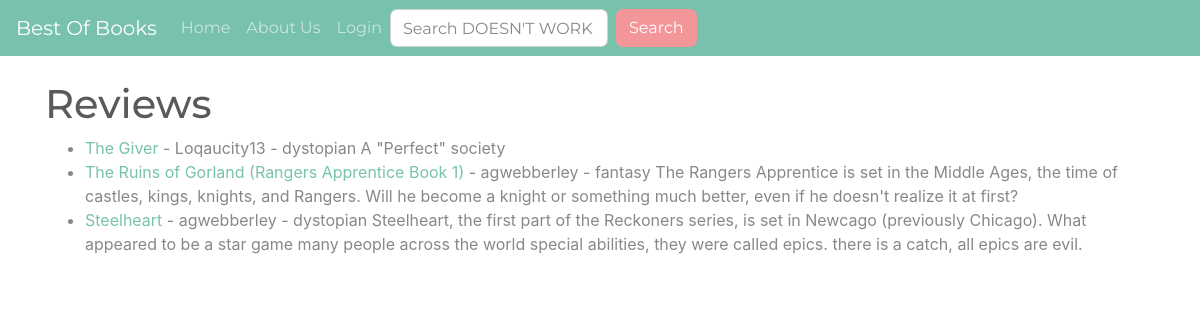
The app's page /, older data.
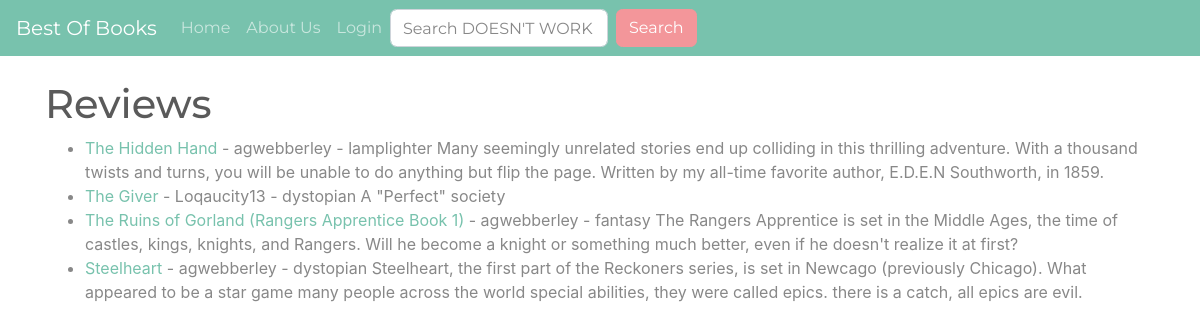
The same page, newer data.
### mainapp/models.py (models this page shows, shortened)
class Post(models.Model):
	title = models.CharField(max_length=255)
	slug = models.SlugField(max_length=255, null=False, unique=True)
	reviewer = models.ForeignKey(User, on_delete=models.CASCADE)
	author = models.CharField(max_length=255)
	pub_date = models.DateField()
	genre = models.CharField(max_length=255)
	should_know = models.CharField(max_length=500)
	snippit = models.CharField(max_length=255)
	body = models.TextField()

### mainapp/views.py (the view)
# urls.py: path('', HomeView.as_view(), name="home"),
class HomeView(ListView):
	model = Post
	template_name = "home.html"
	ordering = ['-pub_date']

### mainapp/templates/home.html (shortened to what this page needs)
{% extends 'base.html' %}
{% block content %}
<h1>Reviews</h1>
<ul>
{% for post in object_list %}
	<li><a href="{% url 'article-detail' post.slug  %}">{{ post.title }}</a> - {{ post.reviewer }} - {{ post.genre }}
	{{ post.snippit}}</li>
{%endfor%}
</ul>
{% endblock %}

### mainapp/templates/base.html (shortened to what this page needs)
<!DOCTYPE html>
<html lang="en">
  <head>
    <link rel="stylesheet" href="https://bootswatch.com/4/minty/bootstrap.min.css" >
  </head>
  <body>
<nav class="navbar navbar-expand-lg navbar-dark bg-primary">
  <a class="navbar-brand" href="{% url 'home' %}">Best Of Books</a>
  <div class="collapse navbar-collapse" id="navbarColor01">
    <ul class="navbar-nav mr-auto">
 <a class="nav-link" href="{% url 'home' %}">Home <span class="sr-only">(current)</span></a>
      {% if user.is_authenticated %}
            <li class="nav-item">
        <a class="nav-link" href="{% url 'add_post' %}">Add Post</a>
      </li>
      <li class="nav-item">
        <a class="nav-link" href="{% url 'add_genre' %}">Add Genre</a>
      </li>
            <li class="nav-item">
        <a class="nav-link" href="{% url 'info' %}">Info</a>
      </li>
      <li class="nav-item">
        <a class="nav-link" href="{% url 'logout' %}">Logout</a>
      </li>
      {% else %}
            <li class="nav-item">
        <a class="nav-link" href="{% url 'about' %}">About Us</a>
      </li>
      <li class="nav-item">
        <a class="nav-link" href="{% url 'login' %}">Login</a>
      </li>
      {% endif %}
    <form class="form-inline my-2 my-lg-0">
      <input class="form-control mr-sm-2" type="text" placeholder="Search DOESN'T WORK" name="search">
      <button class="btn btn-secondary my-2 my-sm-0" type="submit" >Search</button>
    </form>
  </div>
</nav>
    <br>
<div class=container>
{% block content %}
{% endblock %}
</div>
  </body>
</html>

Row changes from the older to the newer data that the page shows:
added Post: title "The Hidden Hand", reviewer "agwebberley", genre "lamplighter", snippit "Many seemingly unrelated stories end up colliding in this thrilling adventure. With a thousand twists and turns, you will be unable to do anything but flip the page. Written by my all-time favorite author, E.D.E.N Southworth, in 1859."
